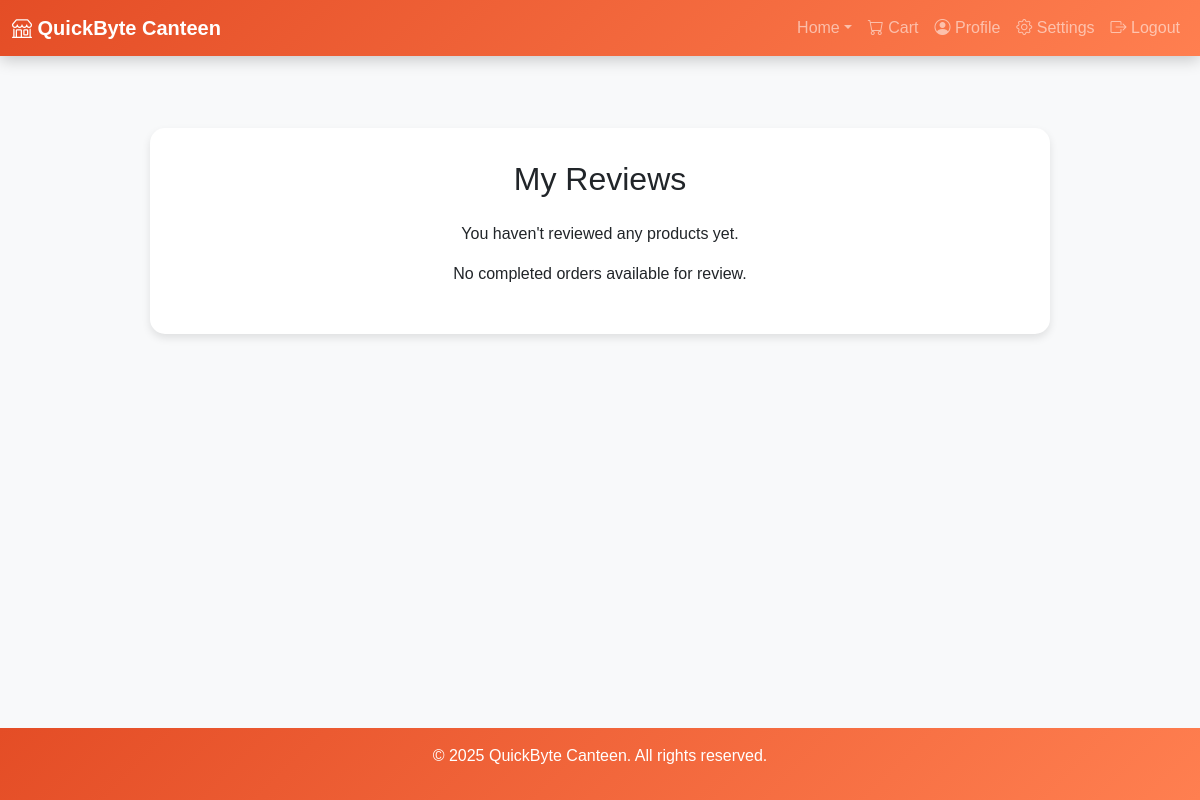
Before: /user/manage_reviews.php (signed in) with the older database file.
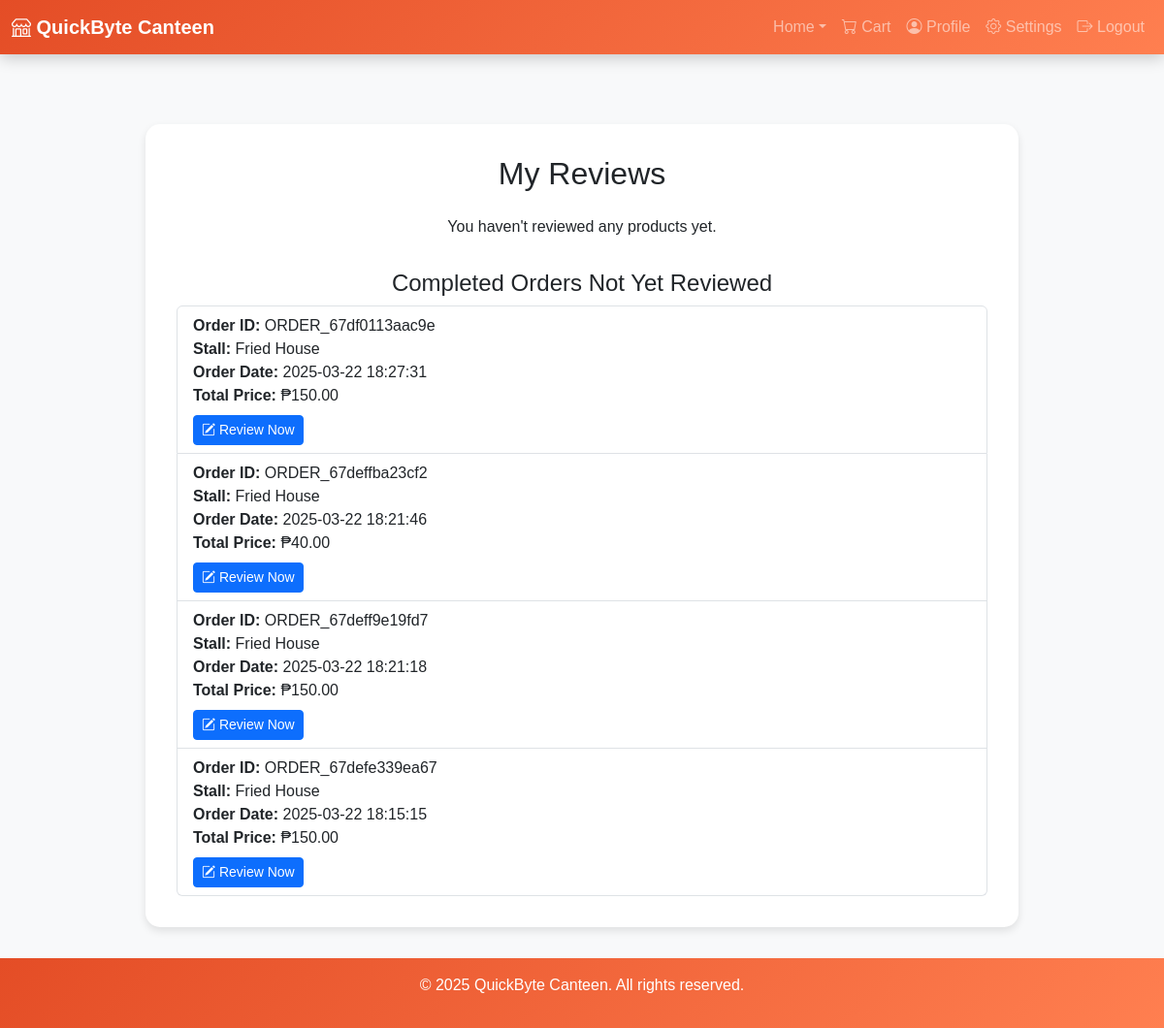
After: the same page with the newer database file.
### tables this page shows
CREATE TABLE `orders` (
  `order_id` varchar(50) NOT NULL,
  `user_id` int(11) NOT NULL,
  `stall_id` int(11) NOT NULL,
  `total_price` decimal(10,2) NOT NULL,
  `order_date` timestamp NOT NULL DEFAULT current_timestamp(),
  `order_status` enum('Pending','Completed','Cancelled','Ready for Pickup','Partially Completed','Preparing') DEFAULT 'Pending'
);

CREATE TABLE `stalls` (
  `stall_id` int(11) NOT NULL,
  `stall_name` varchar(100) NOT NULL,
  `description` text DEFAULT NULL,
  `image_path` varchar(255) NOT NULL DEFAULT 'default_stall.jpg',
  `status` enum('Open','Closed','','') NOT NULL,
  `created_at` timestamp NOT NULL DEFAULT current_timestamp()
);

### user/manage_reviews.php (the view, shortened to what the changed rows need)
<?php
include '../config.php';
$user_id = $_SESSION['user_id'];
$sql_reviews = "
    SELECT f.feedback_id, f.rating, f.comment, f.created_at, s.stall_name
    FROM feedback f
    JOIN stalls s ON f.stall_id = s.stall_id
    WHERE f.user_id = ?
    ORDER BY f.created_at DESC
";
$stmt = $con->prepare($sql_reviews);
$stmt->bind_param("i", $user_id);
$stmt->execute();
$result = $stmt->get_result();
$reviews = $result->fetch_all(MYSQLI_ASSOC);
$hasReviews = !empty($reviews);
$notReviewedOrders = [];
if (!$hasReviews) {
    $sql_notReviewed = "
        SELECT o.order_id, o.order_date, o.total_price, s.stall_id, s.stall_name
        FROM orders o
        JOIN stalls s ON o.stall_id = s.stall_id
        LEFT JOIN feedback f
               ON f.user_id = o.user_id
              AND f.stall_id = o.stall_id
        WHERE o.user_id = ?
          AND o.order_status = 'Completed'
          AND f.feedback_id IS NULL
        ORDER BY o.order_date DESC
    ";
    $stmt_notReviewed = $con->prepare($sql_notReviewed);
    $stmt_notReviewed->bind_param("i", $user_id);
    $stmt_notReviewed->execute();
    $result_notReviewed = $stmt_notReviewed->get_result();
    $notReviewedOrders = $result_notReviewed->fetch_all(MYSQLI_ASSOC);
}
?>
<!DOCTYPE html>
<html lang="en">
<head>
    <link rel="stylesheet" href="https://cdn.jsdelivr.net/npm/bootstrap@5.3.0-alpha1/dist/css/bootstrap.min.css">
    <link rel="stylesheet" href="https://cdn.jsdelivr.net/npm/bootstrap-icons/font/bootstrap-icons.css">
    <link rel="stylesheet" href="https://cdnjs.cloudflare.com/ajax/libs/font-awesome/6.0.0-beta3/css/all.min.css">
</head>
<body>
    <div class="container mt-5">
        <div class="reviews-container">
            <div class="text-center mb-4">
                <h2>My Reviews</h2>
            </div>
            <?php if (!empty($reviews)): ?>
                <?php foreach ($reviews as $review): ?>
                    <div class="review-card">
                        <div class="review-header">
                            <h4><?php echo htmlspecialchars($review['stall_name']); ?></h4>
                        </div>
                        <div class="review-rating">
                            <?php
                                $fullStars = floor($review['rating']);
                                for ($i = 0; $i < $fullStars; $i++) {
                                    echo '<i class="fas fa-star"></i> ';
                                }
                                for ($i = $fullStars; $i < 5; $i++) {
                                    echo '<i class="far fa-star"></i> ';
                                }
                            ?>
                            (<?php echo htmlspecialchars($review['rating']); ?>/5)
                        </div>
                        <div class="review-comment">
                            <?php echo nl2br(htmlspecialchars($review['comment'])); ?>
                        </div>
                        <div class="text-muted" style="font-size: 0.8rem;">
                            <?php echo htmlspecialchars($review['created_at']); ?>
                        </div>
                        <div class="btn-group mt-2">
                            <a href="edit_review.php?feedback_id=<?php echo urlencode($review['feedback_id']); ?>" class="btn btn-primary btn-sm">
                                <i class="bi bi-pencil"></i> Edit
                            </a>
                            <form method="POST" action="delete_review.php" onsubmit="return confirm('Are you sure you want to delete this review?');" style="display:inline;">
                                <input type="hidden" name="feedback_id" value="<?php echo htmlspecialchars($review['feedback_id']); ?>">
                                <button type="submit" class="btn btn-danger btn-sm">
                                    <i class="bi bi-trash"></i> Delete
                                </button>
                            </form>
                        </div>
                    </div>
                <?php endforeach; ?>
            <?php else: ?>
                <p class="text-center">You haven't reviewed any products yet.</p>
                <?php if (!empty($notReviewedOrders)): ?>
                    <div class="orders-list">
                        <h4 class="text-center">Completed Orders Not Yet Reviewed</h4>
                        <ul class="list-group">
                            <?php foreach ($notReviewedOrders as $order): ?>
                                <li class="list-group-item">
                                    <strong>Order ID:</strong> <?php echo htmlspecialchars($order['order_id']); ?><br>
                                    <strong>Stall:</strong> <?php echo htmlspecialchars($order['stall_name']); ?><br>
                                    <strong>Order Date:</strong> <?php echo htmlspecialchars($order['order_date']); ?><br>
                                    <strong>Total Price:</strong> ₱<?php echo number_format($order['total_price'], 2); ?><br>
                                    <a href="add_review.php?stall_id=<?php echo urlencode($order['stall_id']); ?>&order_id=<?php echo urlencode($order['order_id']); ?>" class="btn btn-primary btn-sm mt-2">
                                        <i class="bi bi-pencil-square"></i> Review Now
                                    </a>
                                </li>
                            <?php endforeach; ?>
                        </ul>
                    </div>
                <?php else: ?>
                    <p class="text-center">No completed orders available for review.</p>
                <?php endif; ?>
            <?php endif; ?>
        </div>
    </div>
</body>
</html>

Changed rows visible on the page:
added orders: order_id "ORDER_67df0113aac9e", stall.stall_name "Fried House", order_date "2025-03-22 18:27:31", total_price "150.00"
added orders: order_id "ORDER_67deffba23cf2", stall.stall_name "Fried House", order_date "2025-03-22 18:21:46", total_price "40.00"
added orders: order_id "ORDER_67deff9e19fd7", stall.stall_name "Fried House", order_date "2025-03-22 18:21:18", total_price "150.00"
added orders: order_id "ORDER_67defe339ea67", stall.stall_name "Fried House", order_date "2025-03-22 18:15:15", total_price "150.00"
Other visible differences:
text no longer shown: "No completed orders available for review."
text now shown: "Completed Orders Not Yet Reviewed"
